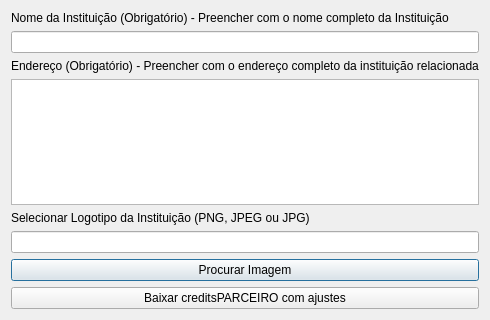
<?xml version="1.0" encoding="UTF-8"?>
<ui version="4.0">
 <class>AlterarProjetoCreditosDialog</class>
 <widget class="QDialog" name="AlterarProjetoCreditosDialog">
  <property name="geometry">
   <rect>
    <x>0</x>
    <y>0</y>
    <width>400</width>
    <height>320</height>
   </rect>
  </property>
  <property name="windowTitle">
   <string>Alterar Nome do Projeto e Créditos</string>
  </property>
  <layout class="QVBoxLayout" name="verticalLayout">
   <item>
    <widget class="QLabel" name="label_name">
     <property name="text">
      <string>Nome da Instituição (Obrigatório) - Preencher com o nome completo da Instituição</string>
     </property>
    </widget>
   </item>
   <item>
    <widget class="QLineEdit" name="input_nome_projeto"/>
   </item>
   <item>
    <widget class="QLabel" name="label_address">
     <property name="text">
      <string>Endereço (Obrigatório) - Preencher com o endereço completo da instituição relacionada</string>
     </property>
    </widget>
   </item>
   <item>
    <widget class="QTextEdit" name="input_creditos"/>
   </item>
   <item>
    <widget class="QLabel" name="label_imagem_instituicao">
     <property name="text">
      <string>Selecionar Logotipo da Instituição (PNG, JPEG ou JPG)</string>
     </property>
    </widget>
   </item>
   <item>
    <widget class="QLineEdit" name="input_imagem"/>
   </item>
   <item>
    <widget class="QPushButton" name="browse_image_button">
     <property name="text">
      <string>Procurar Imagem</string>
     </property>
    </widget>
   </item>
   <item>
    <widget class="QPushButton" name="save_button">
     <property name="text">
      <string>Baixar creditsPARCEIRO com ajustes</string>
     </property>
    </widget>
   </item>
  </layout>
 </widget>
 <resources/>
 <connections/>
</ui>
